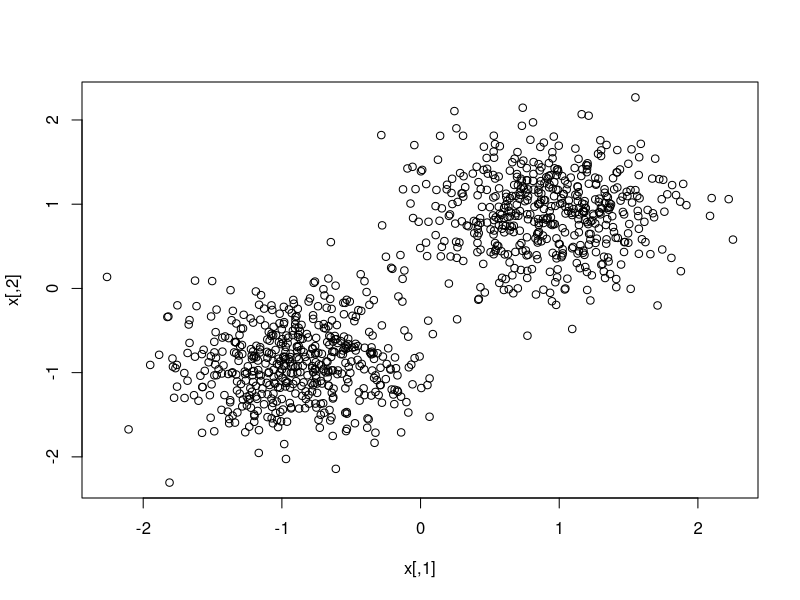
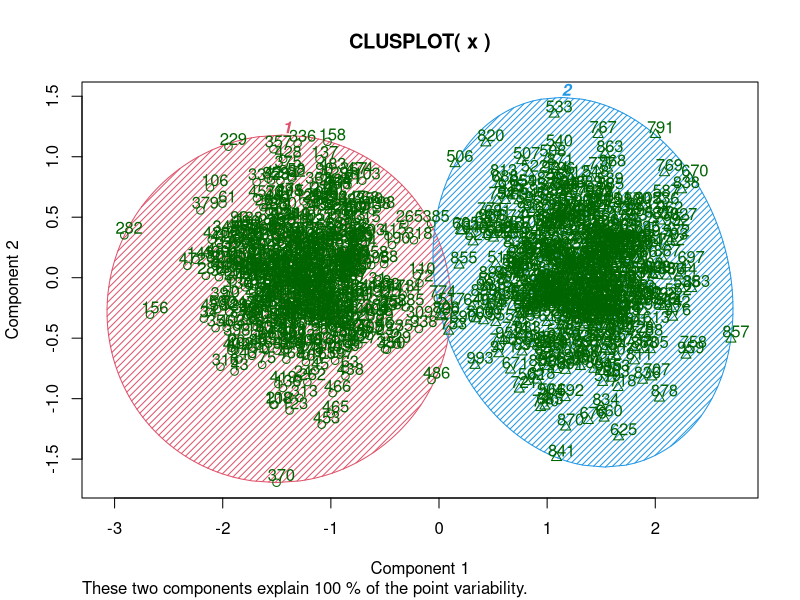

The R script that drew these images, in order: (Note: this script raises an error after producing the figures.)
library(cluster)
set.seed(101)
x <- rbind(matrix(rnorm(1000), ncol = 2), matrix(rnorm(1000, mean = 4), ncol = 2))
x <- scale(x)
plot(x)
dat.km <- kmeans(x, 2)
clusplot(x, dat.km$cluster, color=TRUE, shade=TRUE, labels=2, lines=0)
    
# 学習
ocsvm <- ksvm(x, type = "one-svc", kernel = rbf, nu = 0.1)



# 図示
colorcode <- rep(0, nrow(x))
colorcode[ocsvm@alphaindex] <- 1
plot(x, pch = 21, bg = colorcode)  # bgはマークを塗りつぶす色の指定 
px <- seq(-3, 3, 0.03)
py <- seq(-3, 3, 0.03)
pgrid <- expand.grid(px, py)
pred <- predict(ocsvm, pgrid)
contour(px, py, array(as.numeric(pred) - 1, dim = c(length(px), length(py))),
        xlim = c(-3, 3), ylim = c(-3, 3),
        col = "red", lwd = 2, add = T)
